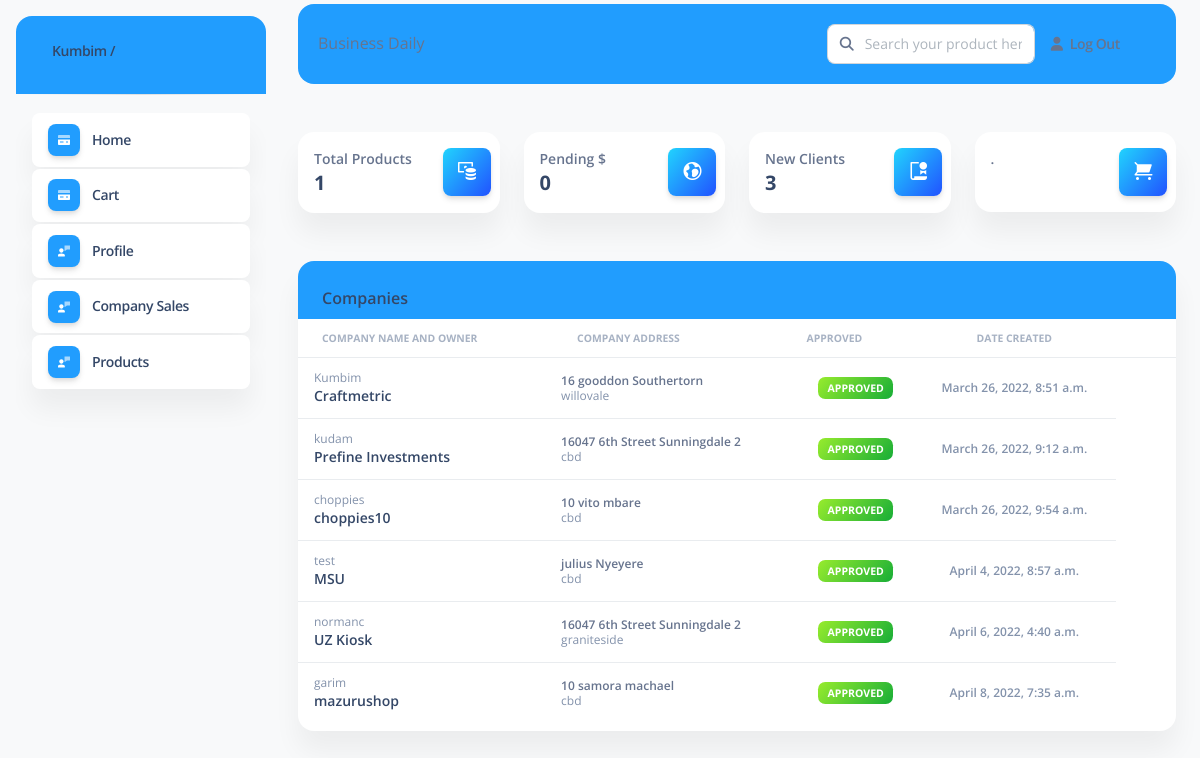
Screenshot of /companies/ (signed in) with the database file from the repository.
### company/models.py (models this page shows, shortened)
class company(models.Model):
    location_choices= (
    ("cbd", "CBD"),
    ("graniteside", "granitiside"),
    ("willovale", "willovale"),
    ("workington", "workington"),
    ("borrowdale", "borrowdale"),
    )
    type_choices=(
        ("pbc","Public Business Corperation "),
        ("pvt","Private limited"),
    )
    companyid = models.OneToOneField(User,on_delete = models.CASCADE)
    company_name =  models.CharField(max_length=100,unique=True)
    company_reg_number = models.CharField(max_length=100,unique=True)
    company_address = models.CharField(max_length=100)
    location = models.CharField( max_length = 20, choices = location_choices,default = 'cbd')
    company_type = models.CharField(max_length=50,choices =type_choices,default='pbc')
    firstname_director = models.CharField(max_length=50)
    firstsurname_director = models.CharField(max_length=50)
    secondname_director = models.CharField(max_length=50)
    secondsurname_director = models.CharField(max_length=50)
    regdate = models.DateTimeField(default=timezone.now)
    approved=models.CharField(max_length=20,default="Not Approved")

### company/views.py (the view)
# urls.py: path('companies/',companies.as_view(),name='companies'),
class companies(LoginRequiredMixin,ListView):
    model = company
    template_name = 'company/companies.html'
    context_object_name = 'companies'

### users/context_processors.py (called while the page is built)
def profile(request,**kwargs):
    logged_as_company = company.objects.all()
    return {'logged_as_company':logged_as_company}

def total_products(request,**kwargs):
     total = product.objects.filter(postedbyuser = request.user.id).count()
     company_orders = customer_order.objects.filter(companyname = company.id ).count()
     pending_payments = customer_order.objects.filter(companyname = request.user.id).count()
     total_company = company.objects.filter(company_name__isnull= False).count()
     return {
         'totalproducts':total,
        'company':company_orders ,
         'pending_payments':pending_payments,
         'total_company':  total_company
         }

### company/templates/company/companies.html (shortened to what this page needs)
{% extends "main/bdheader.html" %}
{% block content %}
<div class="container-fluid py-4">
      <div class="row">
        <div class="col-12">
          <div class="card mb-4">
            <div class="card-header pb-0" id="tb" style="background-color: #219dfe;">
              <h6>Companies</h6>
            </div>
            <div class="card-body px-0 pt-0 pb-2">
              <div class="table-responsive p-0">
                <table class="table align-items-center mb-0">
                  <thead>
                    <tr>
                    <th class="text-uppercase text-secondary text-xxs font-weight-bolder opacity-7">Company Name and Owner</th>
                    <th class="text-uppercase text-secondary text-xxs font-weight-bolder opacity-7">company Address</th>
                      <th class="text-uppercase text-secondary text-xxs font-weight-bolder opacity-7 ps-2">Approved</th>
                      <th class="text-center text-uppercase text-secondary text-xxs font-weight-bolder opacity-7">Date Created</th>
                      <th class="text-secondary opacity-7"></th>
                    </tr>
                  </thead>
                  <tbody>
                      {% for companies in companies %}
                    <tr>
                         <td>
                        <div class="d-flex px-2 py-1">
                          <div class="d-flex flex-column justify-content-center">
                               <p class="text-xs text-secondary mb-0">{{ companies.companyid}}</p>
                            <h6 class="mb-0 text-sm">{{ companies.company_name}}</h6>
                          </div>
                        </div>
                      </td>
                      <td>
                        <p class="text-xs font-weight-bold mb-0">{{ companies.company_address}}</p>
                        <p class="text-xs text-secondary mb-0">{{ companies.location}}</p>
                      </td>
                      <td class="align-middle text-center text-sm">
                        {% if companies.companyid.is_superuser  %}
                        <span class="badge badge-sm bg-gradient-success">Approved</span>
                        {% else %}
                          <span class="badge badge-sm bg-gradient-danger">Not Approved</span>
                        {% endif %}
                      </td>
                      <td class="align-middle text-center">
                        <span class="text-secondary text-xs font-weight-bold">{{ companies.regdate}}</span>
                      </td>
                    </tr>
                    {% endfor %}
                  </tbody>
                </table>
              </div>
            </div>
          </div>
        </div>
      </div>
</div>
{% endblock content %}

### main/templates/main/bdheader.html (shortened to what this page needs)
{% load static %}
<html lang="en">
<head>
  <link rel="stylesheet" type="text/css" href="{% static 'main/assets/css/nucleo-icons.css' %}"  />
  <link rel="stylesheet" type="text/css" href="{% static  'main/assets/css/nucleo-svg.css' %}" />
  <link rel="stylesheet" type="text/css" href="{% static 'main/assets/css/nucleo-svg.css' %}"  />
  <link id="pagestyle" rel="stylesheet" type="text/css" href="{% static 'main/assets/css/soft-ui-dashboard.css' %}" />
</head>
<body class="g-sidenav-show  bg-gray-100">
  <aside class="sidenav navbar navbar-vertical navbar-expand-xs border-0 border-radius-xl my-3 fixed-start ms-3 " id="sidenav-main">
    <div class="sidenav-header">
      <a class="navbar-brand m-0" href="https://demos.creative-tim.com/soft-ui-dashboard/pages/dashboard.html" target="_blank">
        <span class="ms-1 font-weight-bold">{{user.username}} / {{mycompanyname}}  </span>
      </a>
    </div>
    <hr class="horizontal dark mt-0">
    <div class="collapse navbar-collapse  w-auto  max-height-vh-100 h-100" id="sidenav-collapse-main">
      <ul class="navbar-nav">
        <li class="nav-item">
          <a class="nav-link  active" href="{% url 'home' %}">
            <div class="icon icon-shape icon-sm shadow border-radius-md bg-white text-center me-2 d-flex align-items-center justify-content-center">
            </div>
            <span class="nav-link-text ms-1">Home</span>
          </a>
        </li>
        <li class="nav-item">
          <a class="nav-link  active"   href="{% url 'submit-pay' user.id %}">
            <div class="icon icon-shape icon-sm shadow border-radius-md bg-white text-center me-2 d-flex align-items-center justify-content-center">
            </div>
            <span class="nav-link-text ms-1">Cart</span>
          </a>
        </li>
      {% if user.is_superuser  %}
        <li class="nav-item">
          <a class="nav-link  active" href="{%  url 'profile' user.id %}">
            <div class="icon icon-shape icon-sm shadow border-radius-md bg-white text-center me-2 d-flex align-items-center justify-content-center">
            </div>
            <span class="nav-link-text ms-1">Profile</span>
          </a>
        </li>
          <li class="nav-item">
          <a class="nav-link  active" href="{%  url 'company-sales' user.id %}">
            <div class="icon icon-shape icon-sm shadow border-radius-md bg-white text-center me-2 d-flex align-items-center justify-content-center">
            </div>
            <span class="nav-link-text ms-1">Company Sales</span>
          </a>
        </li>
           <li class="nav-item">
          <a class="nav-link  active" href="{%  url 'products' user.id %}">
            <div class="icon icon-shape icon-sm shadow border-radius-md bg-white text-center me-2 d-flex align-items-center justify-content-center">
            </div>
            <span class="nav-link-text ms-1">Products</span>
          </a>
        </li>
    {% endif %}
      </ul>
    </div>
  </aside>
  <main class="main-content position-relative max-height-vh-100 h-100 mt-1 border-radius-lg ">
    <nav class="navbar navbar-main navbar-expand-lg px-0 mx-4 shadow-none border-radius-xl"
     id="navbarBlur" navbar-scroll="true">
      <div class="container-fluid py-1 px-3">
        <nav aria-label="breadcrumb">
            {% if title %}
            <span class="nav-link-text ms-1"> <h6 class="font-weight-bolder mb-0">{{title}}</h6></span>
            {% else %}
<span class="nav-link-text ms-1">Business Daily</span>
            {% endif %}
        </nav>
        <div class="collapse navbar-collapse mt-sm-0 mt-2 me-md-0 me-sm-4" id="navbar">
          <div class="ms-md-auto pe-md-3 d-flex align-items-center">
             <form class="form-inline my-4 my-lg-2" method="Post"  action=" {% url 'searched-product' %}" >
            <div class="input-group">
              <span class="input-group-text text-body"><i class="fas fa-search" aria-hidden="true"></i></span>
              <input type="text" name="searchproduct" class="form-control" placeholder="Search your product here...">
            </div>
             </form>
          </div>
           <ul class="navbar-nav  justify-content-end">
            <li class="nav-item d-flex align-items-center">
              <a href="{% url 'logout' %}" class="nav-link text-body font-weight-bold px-0">
                <i class="fa fa-user me-sm-1"></i>
                <span class="d-sm-inline d-none">Log Out</span>
              </a>
            </li>
            <li class="nav-item px-3 d-flex align-items-center">
            </li>
            <li class="nav-item dropdown pe-2 d-flex align-items-center">
            </li>
          </ul>
        </div>
      </div>
    </nav>
    <div class="container-fluid py-4">
      <div class="row">
         {% if user.is_superuser  %}
              <div class="container-fluid py-4">
      <div class="row">
        <div class="col-xl-3 col-sm-6 mb-xl-0 mb-4">
          <div class="card">
            <div class="card-body p-3">
              <div class="row">
                <div class="col-8">
                  <div class="numbers">
                    <p class="text-sm mb-0 text-capitalize font-weight-bold">Total Products</p>
                    <h5 class="font-weight-bolder mb-0">
                           {{ totalproducts }}
                    </h5>
                  </div>
                </div>
                <div class="col-4 text-end">
                  <div class="icon icon-shape bg-gradient-info shadow text-center border-radius-md">
                    <i class="ni ni-money-coins text-lg opacity-10" aria-hidden="true"></i>
                  </div>
                </div>
              </div>
            </div>
          </div>
        </div>
        <div class="col-xl-3 col-sm-6 mb-xl-0 mb-4">
          <div class="card">
            <div class="card-body p-3">
              <div class="row">
                <div class="col-8">
                  <div class="numbers">
                    <p class="text-sm mb-0 text-capitalize font-weight-bold">Pending $</p>
                    <h5 class="font-weight-bolder mb-0">
                  {{ pending_payments }}
                    </h5>
                  </div>
                </div>
                <div class="col-4 text-end">
                  <div class="icon icon-shape bg-gradient-info shadow text-center border-radius-md">
                    <i class="ni ni-world text-lg opacity-10" aria-hidden="true"></i>
                  </div>
                </div>
              </div>
            </div>
          </div>
        </div>
        <div class="col-xl-3 col-sm-6 mb-xl-0 mb-4">
          <div class="card">
            <div class="card-body p-3">
              <div class="row">
                <div class="col-8">
                  <div class="numbers">
                    <p class="text-sm mb-0 text-capitalize font-weight-bold">New Clients</p>
                    <h5 class="font-weight-bolder mb-0">
                      3
                    </h5>
                  </div>
                </div>
                <div class="col-4 text-end">
                  <div class="icon icon-shape bg-gradient-info shadow text-center border-radius-md">
                    <i class="ni ni-paper-diploma text-lg opacity-10" aria-hidden="true"></i>
                  </div>
                </div>
              </div>
            </div>
          </div>
        </div>
          {% if user.is_staff  %}
        <div class="col-xl-3 col-sm-6">
          <div class="card">
            <div class="card-body p-3">
              <div class="row">
                <div class="col-8">
                  <div class="numbers">
                    <p class="text-sm mb-0 text-capitalize font-weight-bold">Companies</p>
                    <h5 class="font-weight-bolder mb-0">
                  {{ total_company }}
                    </h5>
                  </div>
                </div>
                <div class="col-4 text-end">
                  <div class="icon icon-shape bg-gradient-info shadow text-center border-radius-md">
                    <i class="ni ni-cart text-lg opacity-10" aria-hidden="true"></i>
                  </div>
                </div>
              </div>
            </div>
          </div>
        </div>
        {% else %}
<div class="col-xl-3 col-sm-6">
          <div class="card">
            <div class="card-body p-3">
              <div class="row">
                <div class="col-8">
                  <div class="numbers">
                    <p class="text-sm mb-0 text-capitalize font-weight-bold">.</p>
                  </div>
                </div>
                <div class="col-4 text-end">
                  <div class="icon icon-shape bg-gradient-info shadow text-center border-radius-md">
                    <i class="ni ni-cart text-lg opacity-10" aria-hidden="true"></i>
                  </div>
                </div>
              </div>
            </div>
          </div>
        </div>
        {% endif %}
      </div>
    </div>
    {% endif %}
          {% block content%}
      {% endblock content%}
    </div>
    </div>
  </main>
</body>
</html>

### main/static/main/assets/css/nucleo-svg.css (style rules this page uses)
.icon { display: inline-block; color: #111111; height: 1em; width: 1em; }
.icon-sm { height: 0.8em; width: 0.8em; }
.icon { fill: currentColor; stroke: none; }

### main/templates/main/bdheader.html (style rules this page uses)
#navbarBlur ,.sidenav-header { background-color:#219dfe; }

### rows the page displays
company: companyid "Kumbim", company_name "Craftmetric", company_address "16 gooddon Southertorn", location "willovale", shows "APPROVED", regdate "March 26, 2022, 8:51 a.m."
company: companyid "kudam", company_name "Prefine Investments", company_address "16047 6th Street Sunningdale 2", location "cbd", shows "APPROVED", regdate "March 26, 2022, 9:12 a.m."
company: companyid "choppies", company_name "choppies10", company_address "10 vito mbare", location "cbd", shows "APPROVED", regdate "March 26, 2022, 9:54 a.m."
company: companyid "test", company_name "MSU", company_address "julius Nyeyere", location "cbd", shows "APPROVED", regdate "April 4, 2022, 8:57 a.m."
company: companyid "normanc", company_name "UZ Kiosk", company_address "16047 6th Street Sunningdale 2", location "graniteside", shows "APPROVED", regdate "April 6, 2022, 4:40 a.m."
company: companyid "garim", company_name "mazurushop", company_address "10 samora machael", location "cbd", shows "APPROVED", regdate "April 8, 2022, 7:35 a.m."

### other values shown
{{ user.username }} "Kumbim"
{{ totalproducts }} "1"
{{ pending_payments }} "0"
